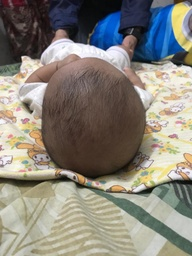
#> input picture OpenCV-Indonesia-master/Kepala 3_Adam.jpeg, 192 x 256 px, shrunk from 768 x 1024 before the run
$ python coba6.py   (older library calls are emulated)
#> lines starting #> are read from the running program, lines starting #| are printed output that depends on the picture; after the words box and inside, x2 and y2 are one past the last pixel; in counts of white or black regions, pixels touching at a corner belong together; long printed decimals are rounded
import numpy as np
from PIL import Image
import matplotlib.pyplot as plt
import cv2
import sys

img = cv2.imread('Kepala 3_Adam.jpeg')
#> img is the input picture: shape (256, 192, 3); mean B, G, R 121.8, 131.1, 135.2
gray = cv2.cvtColor(img, cv2.COLOR_BGR2GRAY)
blur = cv2.GaussianBlur(gray,(5,5), cv2.BORDER_DEFAULT)
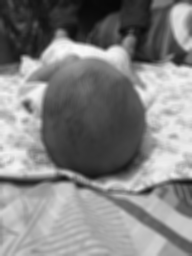
#> blur: shape (256, 192); min 8, max 250, mean 131.3

sobelx = cv2.Sobel(blur, cv2.CV_64F, 1, 0, ksize=5)
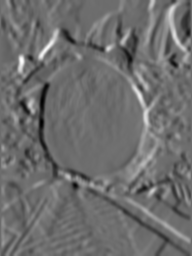
#> sobelx: shape (256, 192) float64; min -3343, max 4435, mean 8.6; drawn with min black and max white
sobely = cv2.Sobel(blur, cv2.CV_64F, 0, 1, ksize=5)
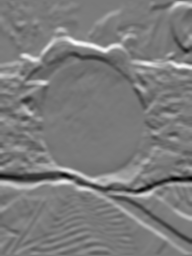
#> sobely: shape (256, 192) float64; min -4916, max 5311, mean 64.3; drawn with min black and max white

cv2.imshow('Original', img)
cv2.waitKey(0)

cv2.imshow('Grey Scale', gray)
cv2.waitKey(0)

cv2.imshow('Gaussian Blur', blur)
cv2.waitKey(0)

cv2.imshow('Sobel X', sobelx)
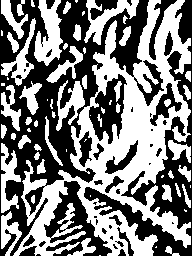
#> window 'Sobel X': shape (256, 192); 49.1% white; 65 white regions (20 under 20 px), largest, box (x1, y1, x2, y2) and area: (13, 0, 191, 256) 15572, (34, 0, 63, 66) 1130, (84, 0, 139, 45) 860
cv2.waitKey(0)

cv2.imshow('Sobel Y', sobely)
cv2.waitKey(0)

OP = cv2.bitwise_or(sobelx, sobely)
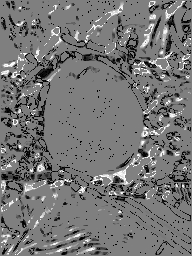
#> OP: shape (256, 192) float64; 0.64% of the values are NaN or infinite; the others: min -131056, max 131040, mean -9154.8; drawn with min black, max white, NaN and infinite black
cv2.imshow('Sobel Operation', OP)
cv2.waitKey(0)

save = cv2.imwrite('savecoba.jpg', OP)
print("Image written to file system : ", save)
#| Image written to file system :  True

#PROCESSING (TRANSFORMASI HOUGH = MENGUKUR LINGKAR KEPALA)
img = cv2.imread('savecoba.jpg')
#> img: shape (256, 192, 3); min 0, max 255, mean 57.3
#output = img.copy()
#Convert image to Grayscale
gray = cv2.cvtColor(img,cv2.COLOR_BGR2GRAY)
#Blur image
gray = cv2.GaussianBlur(gray, (3,3), 0)
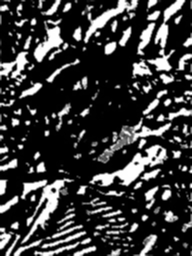
#> gray: shape (256, 192); min 0, max 255, mean 57.2

#detect circles
circles = cv2.HoughCircles(image=gray,
                            method=cv2.HOUGH_GRADIENT,
                            dp=1.1,
                            param1=100,
                            param2=18,
                            minDist=1000,
                            minRadius=0,
                            maxRadius=0)
#> circles = [[97.35, 102.8, 92.51]]

rcircles = np.uint16(np.around(circles))
#> rcircles = [[97, 103, 93]]

if circles is not None:
    circles = np.round(circles[0, :]).astype("int")
#> circles = [[97, 103, 93]]
    # print("Number of circles:", len(circles))

    # Count circles
    count=1
    for (x, y, r) in circles:
        # Create outer circle
        cv2.circle(img, (x,y), r, (0, 0, 255), 3)
        # Create center rectangle
        cv2.rectangle(img, (x-2, y-2), (x+2, y+2), (0,255,0), -1)
        # Add radius to center
        cv2.putText(img, str(r),
                    (x-15, y-5),
                    cv2.FONT_HERSHEY_COMPLEX_SMALL,
                    0.7, (0, 0, 0), 1)
#> this loop made 1 pass
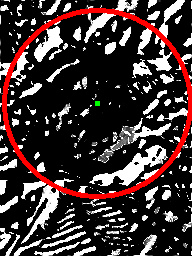
#> img: shape (256, 192, 3); mean B, G, R 53.3, 53.5, 68.3


cv2.waitKey(0)

#Print the radius of detected circles in pixels
print('c' + str(count) + ' ', '(pixel): '+ str(r))
#| c1  (pixel): 93
count += 1
#Radius pixels to cm
px = 0.026458333333333
cm = r * px
#> cm = 2.46
print('Radius(cm): ',cm)
#| Radius(cm):  2.461

import math
#Head Circumference
pi = 3.14
circumference = 2 * pi * cm
#> circumference = 15.45
print('Lingkar Kepala: ', (round(circumference,2)),'cm')
#| Lingkar Kepala:  15.45 cm
# return circumference

plt.show()

$ run again, with OpenCV-Indonesia-master/Depan10.jpeg copied over OpenCV-Indonesia-master/Kepala 3_Adam.jpeg
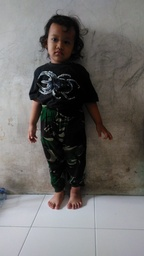
#> input picture OpenCV-Indonesia-master/Depan10.jpeg, 144 x 256 px, shrunk from 720 x 1280 before the run
#> img is the input picture: shape (256, 144, 3); mean B, G, R 107.6, 109.4, 111.9
#> `cv2.imshow('Sobel X', sobelx)`:
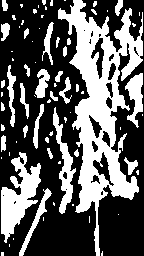
#> window 'Sobel X': shape (256, 144); 36.9% white; 76 white regions (46 under 20 px), largest, box (x1, y1, x2, y2) and area: (58, 0, 143, 256) 7816, (1, 152, 41, 243) 1729, (53, 107, 76, 214) 800
#| Image written to file system :  True
#> `circles = cv2.HoughCircles(image=gray, method=cv2.HOUGH_GRADIENT, dp=1..`: circles = [[28.05, 146.9, 67.32]]
#> rcircles = [[28, 147, 67]]
#> the loop `for (x, y, r) in circles:` made 1 pass
#> after the loop `for (x, y, r) in circles:`:
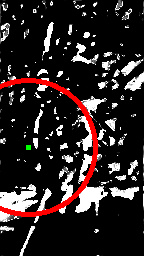
#> img: shape (256, 144, 3); mean B, G, R 36.4, 36.6, 45.8
#| c1  (pixel): 67
#> cm = 1.77
#| Radius(cm):  1.773
#> circumference = 11.13
#| Lingkar Kepala:  11.13 cm

$ run again, with OpenCV-Indonesia-master/Depan10_2.jpeg copied over OpenCV-Indonesia-master/Kepala 3_Adam.jpeg
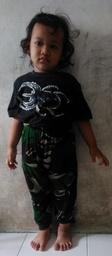
#> input picture OpenCV-Indonesia-master/Depan10_2.jpeg, 112 x 256 px, shrunk from 459 x 1046 before the run
#> img is the input picture: shape (256, 112, 3); mean B, G, R 73.8, 76.6, 80.8
#> `cv2.imshow('Sobel X', sobelx)`:
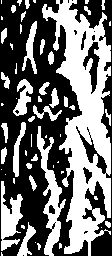
#> window 'Sobel X': shape (256, 112); 44.2% white; 58 white regions (29 under 20 px), largest, box (x1, y1, x2, y2) and area: (42, 0, 111, 256) 7985, (37, 126, 66, 256) 1219, (1, 181, 23, 251) 826
#| Image written to file system :  True
#> `circles = cv2.HoughCircles(image=gray, method=cv2.HOUGH_GRADIENT, dp=1..`: circles = [[1.65, 138.1, 98.78]]
#> rcircles = [[2, 138, 99]]
#> the loop `for (x, y, r) in circles:` made 1 pass
#> after the loop `for (x, y, r) in circles:`:
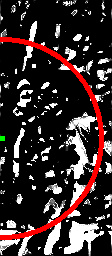
#> img: shape (256, 112, 3); mean B, G, R 44.9, 45.1, 58.9
#| c1  (pixel): 99
#> cm = 2.62
#| Radius(cm):  2.619
#> circumference = 16.45
#| Lingkar Kepala:  16.45 cm

$ run again, with OpenCV-Indonesia-master/Depan11.jpeg copied over OpenCV-Indonesia-master/Kepala 3_Adam.jpeg
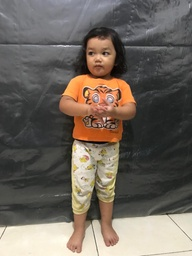
#> input picture OpenCV-Indonesia-master/Depan11.jpeg, 192 x 256 px, shrunk from 768 x 1024 before the run
#> img is the input picture: shape (256, 192, 3); mean B, G, R 92.9, 101.9, 110.5
#| Image written to file system :  True
#> `circles = cv2.HoughCircles(image=gray, method=cv2.HOUGH_GRADIENT, dp=1..`: circles = [[92.95, 163.4, 84.59]]
#> rcircles = [[93, 163, 85]]
#> the loop `for (x, y, r) in circles:` made 1 pass
#> after the loop `for (x, y, r) in circles:`:
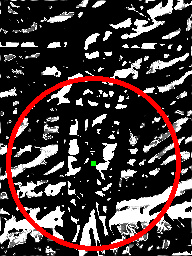
#> img: shape (256, 192, 3); mean B, G, R 57.9, 58, 71.7
#| c1  (pixel): 85
#> cm = 2.25
#| Radius(cm):  2.249
#> circumference = 14.12
#| Lingkar Kepala:  14.12 cm
